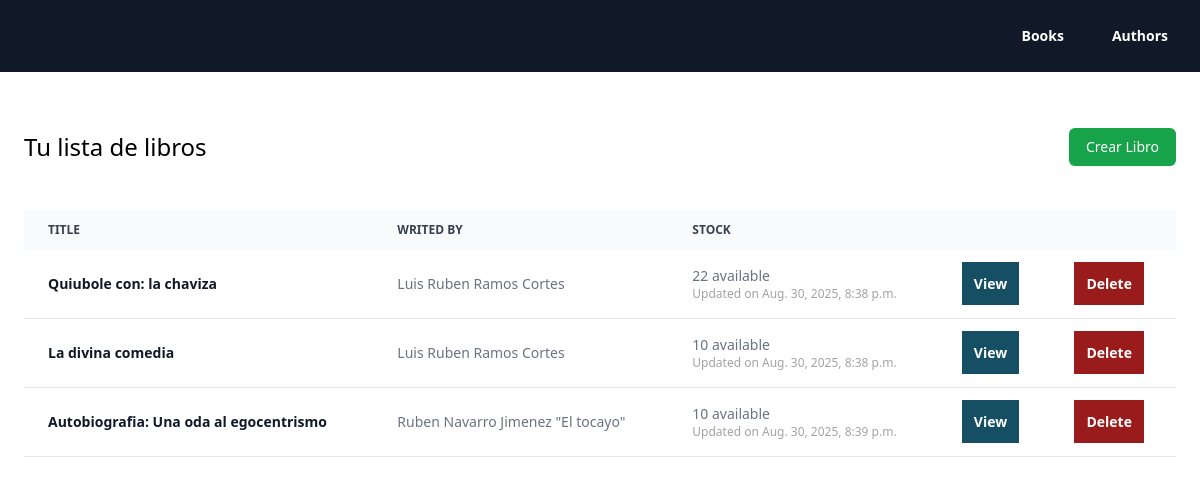
The app's page /inventory/books/ with its own data.
### inventory/models.py (models this page shows)
class Libro(models.Model):
    title = models.CharField(max_length=200)
    stock = models.IntegerField()
    last_update = models.DateTimeField()
    autor = models.ForeignKey(Autor, on_delete=models.CASCADE)

class Autor(models.Model):
    name = models.CharField(max_length=200)
    funado = models.BooleanField()
    def __str__(self):
        return self.name

### inventory/views.py (the view)
# urls.py: path("books/", views.books_view, name="books"),
def books_view(r):
    books = Libro.objects.all()
    form = LibroForm()
    context = {
        "books": books,
        "form": form
    }
    return render(r, "inventory/books.html", context)

### inventory/templates/inventory/books.html (shortened to what this page needs)
{% extends 'inventory/layout.html' %}
{% block content %}
<div class="py-8">
    <div class="flex justify-between items-center mb-6">
        <h3 class="text-2xl">Tu lista de libros</h3>
        <button id="open-create-book-modal" class="inline-flex items-center px-4 py-2 border border-transparent text-sm font-medium rounded-md shadow-sm text-white bg-green-600 hover:bg-green-700 focus:outline-none focus:ring-2 focus:ring-offset-2 focus:ring-green-500">
            Crear Libro
        </button>
    </div>
    <div class="py-5">
        {% include 'inventory/fragments/books/table.html' %}
    </div>
</div>
{% endblock %}

### inventory/templates/inventory/fragments/books/table.html
<table class="w-full text-sm text-left rtl:text-right text-gray-500">
    <thead class="text-xs text-gray-700 uppercase bg-gray-50">
        <tr>
            <th scope="col" class="px-6 py-3">
                Title
            </th>
            <th scope="col" class="px-6 py-3">
                Writed by
            </th>
            <th scope="col" class="px-6 py-3">
                Stock
            </th>
            <th scope="col" class="px-6 py-3"></th>
            <th scope="col" class="px-6 py-3"></th>
        </tr>
    </thead>
    <tbody>
        {% for book in books %}
        <tr class="bg-white border-b border-gray-200 font-medium">
            <th scope="row" class="px-6 py-4  text-gray-900 whitespace-nowrap">
                {{ book.title }}
            </th>
            <td class="px-6 py-4">
                {{ book.autor.name }}
            </td>
            <td class="px-6 py-4 flex flex-col">
                <span>{{ book.stock }} available</span>
                <span class="text-xs text-neutral-400">Updated on {{ book.last_update }}</span>
            </td>
            <td class="px-6 py-4">
                <a href="{% url 'book_detail' pk=book.id %}" class="p-3 w-full bg-cyan-900 text-white font-bold">View</a>
            </td>
            <td class="px-6 py-4">
                <a href="{% url 'book_delete' pk=book.id %}" class="p-3 w-full bg-red-800 text-white font-bold">Delete</a>
            </td>
        </tr>
        {% endfor %}
    </tbody>
</table>

### records on screen
Libro: title "Quiubole con: la chaviza", autor.name "Luis Ruben Ramos Cortes", stock "22", last_update "Aug. 30, 2025, 8:38 p.m."
Libro: title "La divina comedia", autor.name "Luis Ruben Ramos Cortes", stock "10", last_update "Aug. 30, 2025, 8:38 p.m."
Libro: title "Autobiografia: Una oda al egocentrismo", autor.name "Ruben Navarro Jimenez \"El tocayo\"", stock "10", last_update "Aug. 30, 2025, 8:39 p.m."
